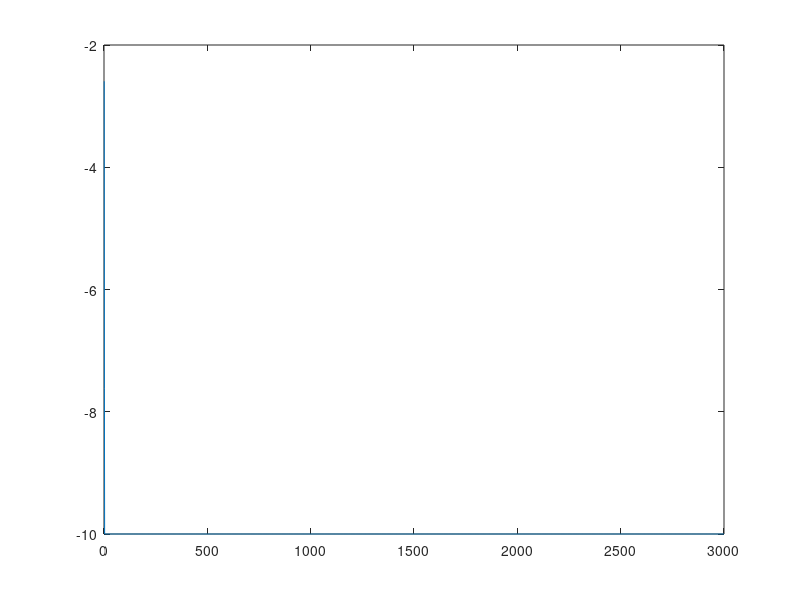
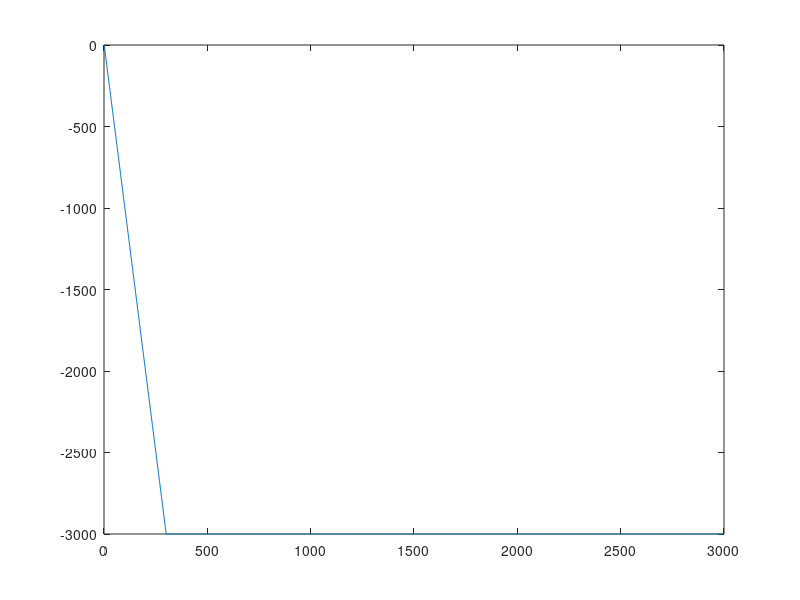

The MATLAB source for these figures, in order:
f_sensor = -1.9;
f_ref = 5;
dz_sum = 0;
dz = 0;
f_err = f_sensor - f_ref;
e2 = 0;
e1 = 0;
e0 = 0;
m = 2.5;
b = 160;
k = 1000;
T = 0.001;

dz_list = zeros(3000,1);
dz_sum_list = zeros(3000,1);
n_length = length(dz_list);
for i = 1 : n_length
    e0 = (T^2 * f_err + (T*b + 2*m) * e1 - m * e2) / (m + T*b + T^2 * k);
    e2 = e1;
    e1 = e0;

    dz = e0*1000000;
    if abs(dz) > 10
        dz = dz/abs(dz)*10;
    end

    dz_sum = dz_sum + dz;
    if(abs(dz_sum) > 3000)
        dz_sum = dz_sum/abs(dz_sum)*3000;
    end
    dz_list(i) = dz;
    dz_sum_list(i) = dz_sum;

end
figure(1)
plot(dz_list)

figure(2)
plot(dz_sum_list)
